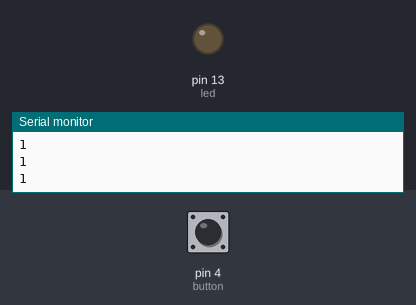
Bench run of a sketch on a simulated Arduino Uno, built with avr-gcc and run on an emulated ATmega328P. Parts: output pins drawn as LEDs (lit = HIGH), the last lines printed to the serial monitor. Inputs (shaded band) come from the test bench; at power-on: pin 4 (button) HIGH.

Above: at 1.2 s.
1.3 s: pin 4 (button) pulled LOW for 0.25 s
At 2.5 s:
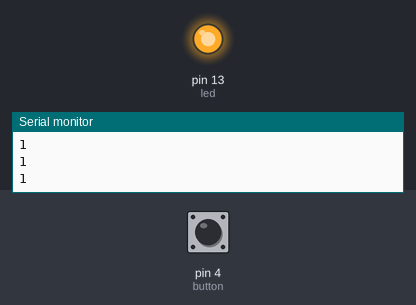
3.1 s: pin 4 (button) pulled LOW for 1 s
At 4.5 s:
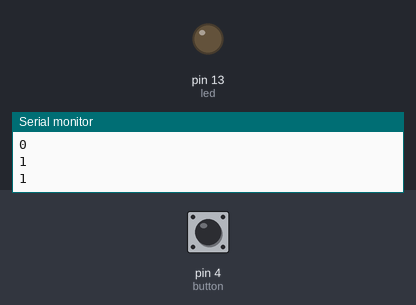
5.7 s: pin 4 (button) pulled LOW for 3.2 s
At 9.5 s:
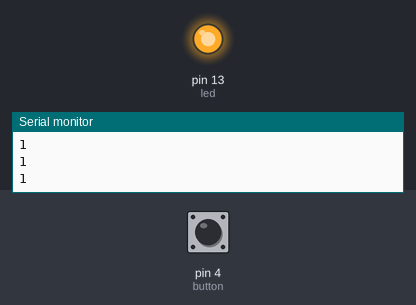
Timing chart, 0 to 11.0 s (numbered marks = the images above; inputs shaded):
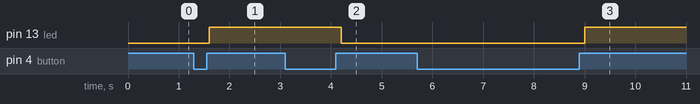

Measured:
- after the input at 1.3 s, pin 13 (led): LOW → HIGH after 0.30 s
- after the input at 3.1 s, pin 13 (led): HIGH → LOW after 1.1 s
- after the input at 5.7 s, pin 13 (led): LOW → HIGH after 3.3 s

The sketch:

Momentary_Switch_LED_Toggle.ino
```cpp
/*
  Project: Momentary Switch LED Toggle
  Description:
    - Toggles an LED on/off each time the push button is pressed.
    - Uses internal pull-up resistor for stable input.
*/

int led = 13;
int button = 4;

/* Initialize LED and button states */
int ledState = LOW;
int buttonCurrent;
int buttonPrevious = HIGH;

void setup() {
  pinMode(button, INPUT_PULLUP); // Use internal pull-up resistor
  pinMode(led, OUTPUT);          // LED as output
  Serial.begin(9600);            // Start serial monitor for debugging
}

void loop() {
  // Read current button state
  buttonCurrent = digitalRead(button);

  // Detect button press (transition from LOW to HIGH)
  if (buttonCurrent == HIGH && buttonPrevious == LOW) {
    ledState = !ledState; // Toggle LED state
  }

  // Print button state to serial monitor
  Serial.println(buttonCurrent);

  // Update previous button state
  buttonPrevious = buttonCurrent;

  // Apply LED state
  digitalWrite(led, ledState);

  delay(200); // Simple debounce delay
}
```
